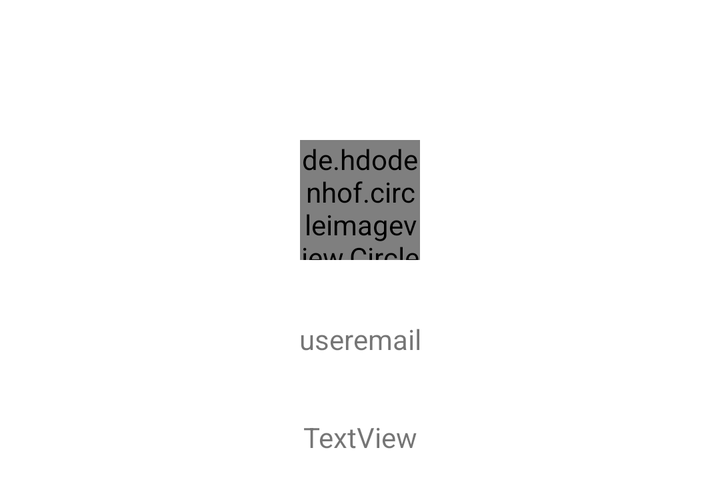
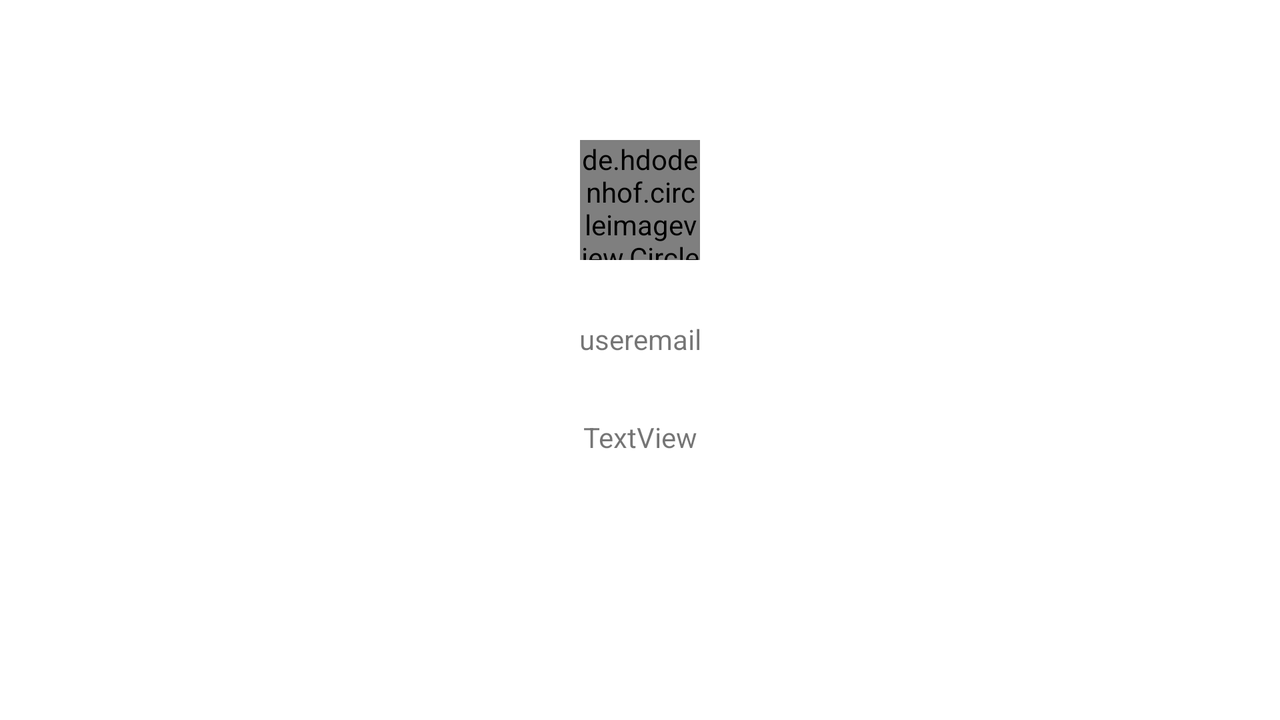

One screen, two layout resources from the same app: the default and the repository's alternative for another configuration. Each is rendered where Android would select it; the XML of both is given below.
<!-- AndroidManifest.xml: application theme Theme.ERikshawBookingAutomation -->
<!-- res/layout/nav_header.xml -->
<?xml version="1.0" encoding="utf-8"?>
<androidx.constraintlayout.widget.ConstraintLayout xmlns:android="http://schemas.android.com/apk/res/android"
    xmlns:app="http://schemas.android.com/apk/res-auto"
    xmlns:tools="http://schemas.android.com/tools"
    android:layout_width="match_parent"
    android:layout_height="wrap_content"
    android:background="@drawable/border_styles"
    android:padding="@dimen/constraint_padding">

    <de.hdodenhof.circleimageview.CircleImageView
        android:id="@+id/userimage"
        android:layout_width="@dimen/image_view_width"
        android:layout_height="@dimen/image_view_height"
        android:layout_marginTop="@dimen/image_view_margin_top"
        app:layout_constraintEnd_toEndOf="parent"
        app:layout_constraintStart_toStartOf="parent"
        app:srcCompat="@drawable/ic_baseline_person_24"
        app:layout_constraintTop_toTopOf="parent" />

    <TextView
        android:id="@+id/username"
        android:layout_width="wrap_content"
        android:layout_height="wrap_content"
        android:layout_marginTop="@dimen/text_margin_top"
        app:layout_constraintEnd_toEndOf="parent"
        app:layout_constraintStart_toStartOf="parent"
        app:layout_constraintTop_toBottomOf="@+id/userimage"
        tools:text="useremail" />

    <TextView
        android:id="@+id/useremail"
        android:layout_width="wrap_content"
        android:layout_height="wrap_content"
        android:layout_marginTop="@dimen/text_margin_top"
        app:layout_constraintEnd_toEndOf="parent"
        app:layout_constraintStart_toStartOf="parent"
        app:layout_constraintTop_toBottomOf="@+id/username"
        tools:text="TextView" />

</androidx.constraintlayout.widget.ConstraintLayout>
<!-- resources referenced by this layout -->
<resources>
  <dimen name="constraint_padding">20dp</dimen>
  <dimen name="image_view_height">60dp</dimen>
  <dimen name="image_view_margin_top">50dp</dimen>
  <dimen name="image_view_width">60dp</dimen>
  <dimen name="text_margin_top">30dp</dimen>
  <!-- drawable border_styles (drawable) -->
  <?xml version="1.0" encoding="utf-8"?>
  <shape android:shape="rectangle"
      xmlns:android="http://schemas.android.com/apk/res/android">
      <stroke
          android:color="@color/white"
          android:width="1dp"
          />
      <corners
          android:radius="5dp"
          />
  </shape>
  <!-- drawable ic_baseline_person_24 (drawable) -->
  <vector android:alpha="0.55" android:height="60dp"
      android:tint="?attr/colorControlNormal" android:viewportHeight="24"
      android:viewportWidth="24" android:width="60dp" xmlns:android="http://schemas.android.com/apk/res/android">
      <path android:fillColor="@android:color/white" android:pathData="M12,12c2.21,0 4,-1.79 4,-4s-1.79,-4 -4,-4 -4,1.79 -4,4 1.79,4 4,4zM12,14c-2.67,0 -8,1.34 -8,4v2h16v-2c0,-2.66 -5.33,-4 -8,-4z"/>
  </vector>
  <style name="Theme.ERikshawBookingAutomation" parent="Theme.MaterialComponents.DayNight.DarkActionBar">
          
          <item name="colorPrimary">@color/purple_500</item>
          <item name="colorPrimaryVariant">@color/purple_700</item>
          <item name="colorOnPrimary">@color/white</item>
          
          <item name="colorSecondary">@color/teal_200</item>
          <item name="colorSecondaryVariant">@color/teal_700</item>
          <item name="colorOnSecondary">@color/black</item>
          
          <item name="android:statusBarColor" tools:targetApi="l">?attr/colorPrimaryVariant</item>
          
      </style>
</resources>
<!-- res/layout-land/nav_header.xml (the repository's variant of the layout above) -->
<!-- drawn on the phone turned sideways -->
<?xml version="1.0" encoding="utf-8"?>
<ScrollView
    xmlns:android="http://schemas.android.com/apk/res/android"
    xmlns:app="http://schemas.android.com/apk/res-auto"
    xmlns:tools="http://schemas.android.com/tools"
    android:layout_width="match_parent"
    android:layout_height="match_parent">

<androidx.constraintlayout.widget.ConstraintLayout
    android:layout_width="match_parent"
    android:layout_height="wrap_content"
    android:background="@drawable/border_styles"
    android:padding="@dimen/constraint_padding">

    <de.hdodenhof.circleimageview.CircleImageView
        android:id="@+id/userimage"
        android:layout_width="@dimen/image_view_width"
        android:layout_height="@dimen/image_view_height"
        android:layout_marginTop="@dimen/image_view_margin_top"
        app:layout_constraintEnd_toEndOf="parent"
        app:layout_constraintStart_toStartOf="parent"
        app:srcCompat="@drawable/ic_baseline_person_24"
        app:layout_constraintTop_toTopOf="parent" />

    <TextView
        android:id="@+id/username"
        android:layout_width="wrap_content"
        android:layout_height="wrap_content"
        android:layout_marginTop="@dimen/text_margin_top"
        android:background="@drawable/border_styles"
        app:layout_constraintEnd_toEndOf="parent"
        app:layout_constraintStart_toStartOf="parent"
        app:layout_constraintTop_toBottomOf="@+id/userimage"
        tools:text="useremail" />

    <TextView
        android:id="@+id/useremail"
        android:layout_width="wrap_content"
        android:layout_height="wrap_content"
        android:layout_marginTop="@dimen/text_margin_top"
        app:layout_constraintEnd_toEndOf="parent"
        app:layout_constraintStart_toStartOf="parent"
        app:layout_constraintTop_toBottomOf="@+id/username"
        tools:text="TextView" />

</androidx.constraintlayout.widget.ConstraintLayout>
</ScrollView>
